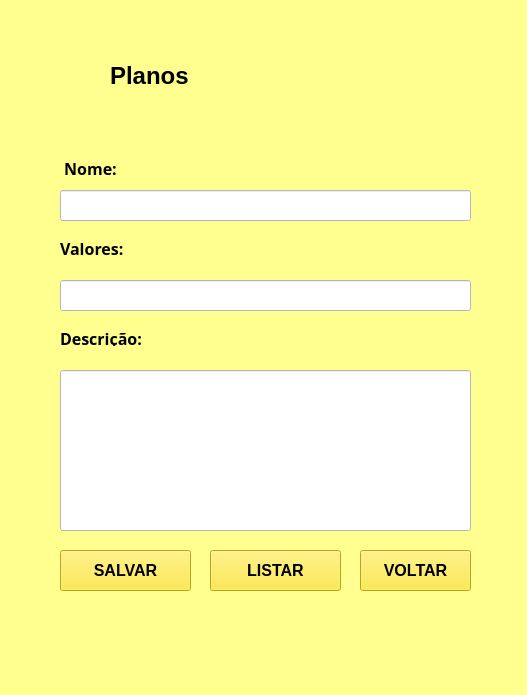
<?xml version="1.0" encoding="UTF-8"?>
<ui version="4.0">
 <class>Form</class>
 <widget class="QWidget" name="Form">
  <property name="geometry">
   <rect>
    <x>0</x>
    <y>0</y>
    <width>527</width>
    <height>695</height>
   </rect>
  </property>
  <property name="windowTitle">
   <string>Form</string>
  </property>
  <widget class="QLabel" name="label_5">
   <property name="geometry">
    <rect>
     <x>-120</x>
     <y>-90</y>
     <width>721</width>
     <height>821</height>
    </rect>
   </property>
   <property name="styleSheet">
    <string notr="true">background-color: rgb(254, 255, 142);
</string>
   </property>
   <property name="text">
    <string/>
   </property>
   <property name="pixmap">
    <pixmap>planos.jpg</pixmap>
   </property>
   <property name="scaledContents">
    <bool>true</bool>
   </property>
  </widget>
  <widget class="QLabel" name="label">
   <property name="geometry">
    <rect>
     <x>110</x>
     <y>10</y>
     <width>181</width>
     <height>131</height>
    </rect>
   </property>
   <property name="font">
    <font>
     <pointsize>18</pointsize>
     <weight>75</weight>
     <bold>true</bold>
    </font>
   </property>
   <property name="styleSheet">
    <string notr="true">background-color: rgb(254, 255, 142);</string>
   </property>
   <property name="text">
    <string>Planos</string>
   </property>
  </widget>
  <widget class="QLabel" name="label_9">
   <property name="geometry">
    <rect>
     <x>200</x>
     <y>-10</y>
     <width>311</width>
     <height>231</height>
    </rect>
   </property>
   <property name="styleSheet">
    <string notr="true">background-color: rgb(254, 255, 142);</string>
   </property>
   <property name="text">
    <string/>
   </property>
   <property name="pixmap">
    <pixmap>logoacademiaOF-removebg-preview (1).png</pixmap>
   </property>
   <property name="scaledContents">
    <bool>true</bool>
   </property>
  </widget>
  <widget class="QLabel" name="label_2">
   <property name="geometry">
    <rect>
     <x>60</x>
     <y>160</y>
     <width>61</width>
     <height>16</height>
    </rect>
   </property>
   <property name="font">
    <font>
     <family>Mongolian Baiti</family>
     <pointsize>12</pointsize>
     <weight>75</weight>
     <bold>true</bold>
    </font>
   </property>
   <property name="styleSheet">
    <string notr="true">background-color: rgb(254, 255, 142);
</string>
   </property>
   <property name="text">
    <string> Nome:</string>
   </property>
  </widget>
  <widget class="QLineEdit" name="lineEdit">
   <property name="geometry">
    <rect>
     <x>60</x>
     <y>190</y>
     <width>411</width>
     <height>31</height>
    </rect>
   </property>
   <property name="styleSheet">
    <string notr="true">background-color: rgb(255, 232, 34);
background-color: rgb(255, 255, 255);</string>
   </property>
   <property name="text">
    <string/>
   </property>
  </widget>
  <widget class="QLabel" name="label_3">
   <property name="geometry">
    <rect>
     <x>60</x>
     <y>240</y>
     <width>71</width>
     <height>16</height>
    </rect>
   </property>
   <property name="font">
    <font>
     <family>Mongolian Baiti</family>
     <pointsize>12</pointsize>
     <weight>75</weight>
     <bold>true</bold>
    </font>
   </property>
   <property name="styleSheet">
    <string notr="true">background-color: rgb(254, 255, 142);</string>
   </property>
   <property name="text">
    <string>Valores:</string>
   </property>
  </widget>
  <widget class="QLineEdit" name="lineEdit_2">
   <property name="geometry">
    <rect>
     <x>60</x>
     <y>280</y>
     <width>411</width>
     <height>31</height>
    </rect>
   </property>
   <property name="styleSheet">
    <string notr="true">background-color: rgb(255, 232, 34);
background-color: rgb(255, 255, 255);</string>
   </property>
  </widget>
  <widget class="QLabel" name="label_4">
   <property name="geometry">
    <rect>
     <x>60</x>
     <y>330</y>
     <width>81</width>
     <height>16</height>
    </rect>
   </property>
   <property name="font">
    <font>
     <family>Mongolian Baiti</family>
     <pointsize>12</pointsize>
     <weight>75</weight>
     <bold>true</bold>
    </font>
   </property>
   <property name="styleSheet">
    <string notr="true">background-color: rgb(254, 255, 142);</string>
   </property>
   <property name="text">
    <string>Descrição:</string>
   </property>
  </widget>
  <widget class="QPushButton" name="pushButton">
   <property name="geometry">
    <rect>
     <x>60</x>
     <y>550</y>
     <width>131</width>
     <height>41</height>
    </rect>
   </property>
   <property name="font">
    <font>
     <pointsize>12</pointsize>
     <weight>75</weight>
     <bold>true</bold>
    </font>
   </property>
   <property name="styleSheet">
    <string notr="true">background-color: rgb(255, 232, 34);
background-color: rgb(255, 232, 34);</string>
   </property>
   <property name="text">
    <string>SALVAR</string>
   </property>
  </widget>
  <widget class="QPushButton" name="pushButton_3">
   <property name="geometry">
    <rect>
     <x>210</x>
     <y>550</y>
     <width>131</width>
     <height>41</height>
    </rect>
   </property>
   <property name="font">
    <font>
     <pointsize>12</pointsize>
     <weight>75</weight>
     <bold>true</bold>
    </font>
   </property>
   <property name="styleSheet">
    <string notr="true">background-color: rgb(255, 232, 34);
background-color: rgb(255, 232, 34);</string>
   </property>
   <property name="text">
    <string>LISTAR</string>
   </property>
  </widget>
  <widget class="QPushButton" name="pushButton_2">
   <property name="geometry">
    <rect>
     <x>360</x>
     <y>550</y>
     <width>111</width>
     <height>41</height>
    </rect>
   </property>
   <property name="font">
    <font>
     <pointsize>12</pointsize>
     <weight>75</weight>
     <bold>true</bold>
    </font>
   </property>
   <property name="styleSheet">
    <string notr="true">background-color: rgb(255, 232, 34);
background-color: rgb(255, 232, 34);</string>
   </property>
   <property name="text">
    <string>VOLTAR</string>
   </property>
  </widget>
  <widget class="QLineEdit" name="lineEdit_3">
   <property name="geometry">
    <rect>
     <x>60</x>
     <y>370</y>
     <width>411</width>
     <height>161</height>
    </rect>
   </property>
   <property name="styleSheet">
    <string notr="true">background-color: rgb(255, 232, 34);
background-color: rgb(255, 255, 255);</string>
   </property>
  </widget>
  <zorder>label_5</zorder>
  <zorder>label_9</zorder>
  <zorder>label</zorder>
  <zorder>label_2</zorder>
  <zorder>lineEdit</zorder>
  <zorder>label_3</zorder>
  <zorder>lineEdit_2</zorder>
  <zorder>label_4</zorder>
  <zorder>pushButton</zorder>
  <zorder>pushButton_3</zorder>
  <zorder>pushButton_2</zorder>
  <zorder>lineEdit_3</zorder>
 </widget>
 <resources/>
 <connections/>
</ui>
